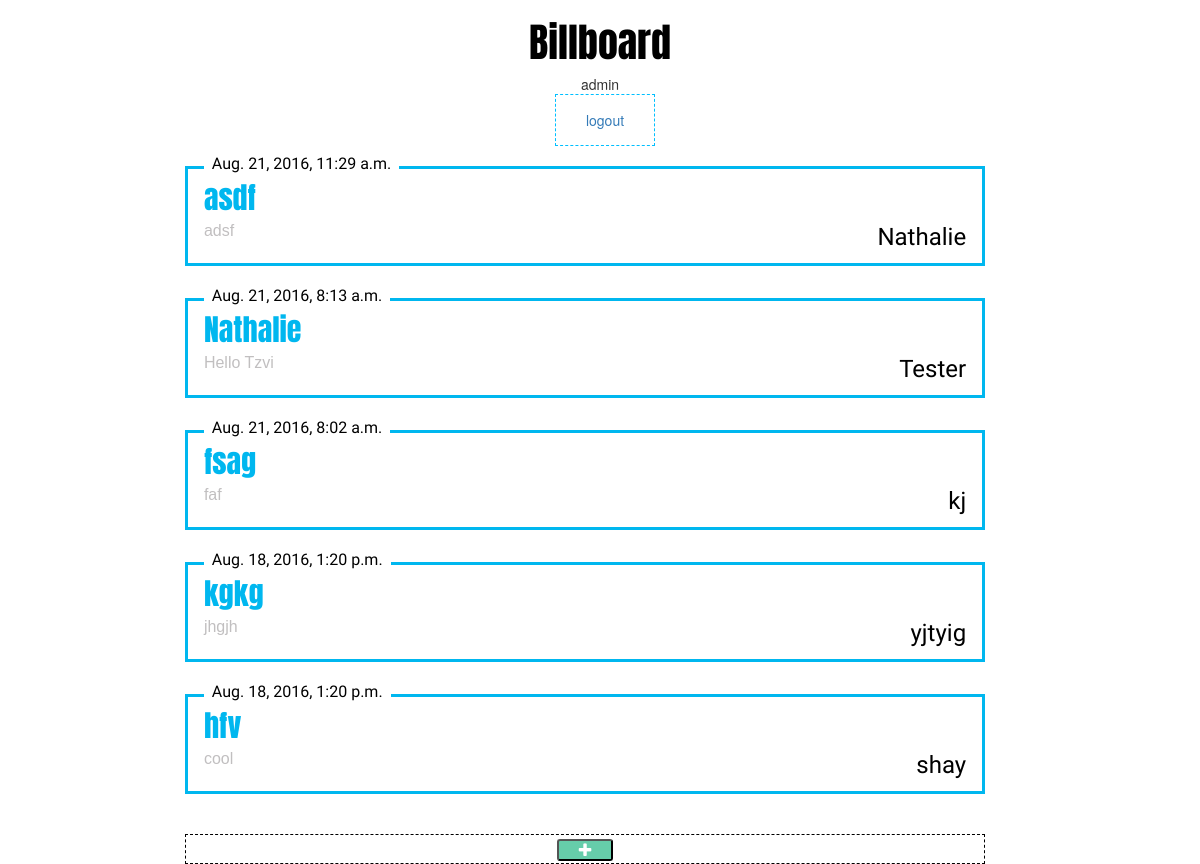
/messageboard/ (signed in), run on the app's committed database.
### messageboard/models.py (models this page shows, shortened)
class Message(models.Model):
    title = models.CharField(max_length=50)
    text = models.TextField()
    pub_date = models.DateTimeField('date published')
    user_name = models.CharField(max_length=30)

### messageboard/views.py (the view)
class IndexView(generic.ListView):
    template_name = 'messageboard/index.html'
    context_object_name = 'message_list'
    def get_queryset(self):
        return Message.objects.order_by('-pub_date')[:5]

### messageboard/templates/messageboard/index.html (shortened to what this page needs)
{% load static %}
<link rel="stylesheet" type="text/css" href="{% static 'messageboard/billboard.css' %}"/>
<link rel="stylesheet" type="text/css" href="https://maxcdn.bootstrapcdn.com/bootstrap/3.3.7/css/bootstrap.min.css">
<link rel="stylesheet" type="text/css"
      href="https://maxcdn.bootstrapcdn.com/font-awesome/4.6.3/css/font-awesome.min.css">
<body class="relative centered">
<h1 class="title centered row">Billboard</h1>
{{ user }}
{% if user.is_anonymous %}
    <br/>
    <div class="user-login-logout-register"><a href="{% url 'django.contrib.auth.views.login' %}">login</a></div>
    <div class="user-login-logout-register"><a href="{% url 'register' %}">Register</a></div>
    <a href="{% url 'social:begin' backend='linkedin-oauth2' %}" class="button">LinkedIn</a>
    <a href="{% url 'social:begin' 'twitter' %}?next={{ request.path }}" class="button">Twitter</a>
    <br/>
{% else %}
    <br/>
    <div class="user-login-logout-register"><a href="{% url 'django.contrib.auth.views.logout' %}">logout</a></div>
    <br/>
{% endif %}
<br/>
{% if user.is_authenticated %}
    <div class="max-width-container horiz-align-center-div">
        {% for message in message_list %}
            <div class="row message-box centered">
                <div class="message-date">{{ message.pub_date }}</div>
                <div class="message-title">{{ message.title }}</div>
                <div class="message-text">{{ message.text }}</div>
                <div class="message-signature">{{ message.user_name }}</div>
            </div>
        {% empty %}
            <div class=" row no-messages-text centered">No messages... <br>
                Click the '+' button to add a new message
            </div>
        {% endfor %}
        <div class="row plus-button-container centered">
            <button id="plus" class="clickable centered"><i class="fa fa-plus" aria-hidden="true"></i></button>
        </div>
    </div>
{% endif %}
</body>

### messageboard/static/messageboard/billboard.css (style rules this page uses)
.plus-button-container { border: 1px black dashed; max-width: 800px; height: 30px; margin-top: 5%; }
.max-width-container { max-width: 800px; }
.title { font-family: "Anton", sans-serif; color: black; font-size: 40px; }
.message-box { max-width: 800px; height: auto; border: 3px solid #00B7EF; min-height: 100px; margin-bottom: 4%; }
.message-date { font-family: "Poiret One", sans-serif; font-size: 16px; color: black; float: left; position: relative; margin-top: -2%; margin-left: 2%; background-color: white; padding-left: 1%; padding-right: 1%; }
.message-title { font-family: "Anton", sans-serif; color: #00B7EF; font-size: 30px; text-align: left; margin-left: 2%; margin-top: 1%; }
.message-text { font-family: Arial, sans-serif; font-size: 16px; float: left; color: #C1BFC0; margin-left: 2%; text-align: left; }
.message-signature { font-family: "Pinyon Script", sans-serif; font-size: 24px; color: black; text-align: right; margin-right: 2%; }
.plus-button-container { border: 1px black dashed; max-width: 800px; }
#plus { font-size: 16px; background-color: #66CDAA; color: white; border-radius: 3px; margin-top: 0.5%; width: 7%; }
.clickable { cursor: pointer; }
.centered { text-align: center; }
.relative { position: relative; top: 0; bottom: 0; }
.horiz-align-center-div { margin:auto; }
.user-login-logout-register { display: inline-block; border: 1px deepskyblue dashed; text-align: center; vertical-align: middle; padding: 15px 30px 15px 30px; margin-left: 10px; width: auto; }

### data on the page
Message: pub_date "Aug. 21, 2016, 11:29 a.m.", title "asdf", text "adsf", user_name "Nathalie"
Message: pub_date "Aug. 21, 2016, 8:13 a.m.", title "Nathalie", text "Hello Tzvi", user_name "Tester"
Message: pub_date "Aug. 21, 2016, 8:02 a.m.", title "fsag", text "faf", user_name "kj"
Message: pub_date "Aug. 18, 2016, 1:20 p.m.", title "kgkg", text "jhgjh", user_name "yjtyig"
Message: pub_date "Aug. 18, 2016, 1:20 p.m.", title "hfv", text "cool", user_name "shay"

### other printed values
{{ user }} "admin"
